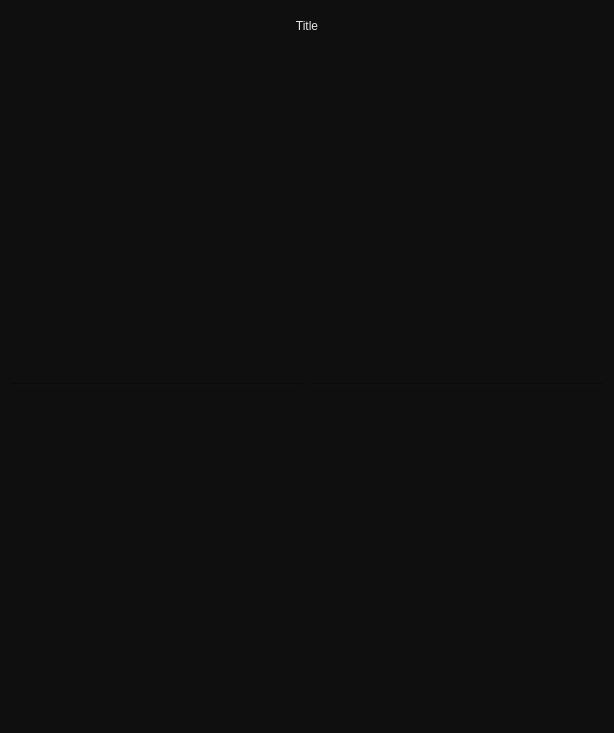
<?xml version="1.0" encoding="UTF-8"?>
<ui version="4.0">
 <class>ArmyLayout</class>
 <widget class="QWidget" name="ArmyLayout">
  <property name="geometry">
   <rect>
    <x>0</x>
    <y>0</y>
    <width>614</width>
    <height>733</height>
   </rect>
  </property>
  <property name="windowTitle">
   <string>Form</string>
  </property>
  <property name="styleSheet">
   <string notr="true">background-color: rgb(15, 15, 15);
font: 14pt &quot;Ancient Modern Tales&quot;;
color: rgb(230, 230, 230);</string>
  </property>
  <layout class="QGridLayout" name="gridLayout">
   <item row="0" column="0" colspan="2">
    <widget class="QLabel" name="lbl_title">
     <property name="maximumSize">
      <size>
       <width>16777215</width>
       <height>30</height>
      </size>
     </property>
     <property name="text">
      <string>Title</string>
     </property>
     <property name="alignment">
      <set>Qt::AlignCenter</set>
     </property>
    </widget>
   </item>
   <item row="1" column="0">
    <widget class="UnitLayout" name="wgt_unit_1_1" native="true"/>
   </item>
   <item row="1" column="1">
    <widget class="UnitLayout" name="wgt_unit_1_2" native="true"/>
   </item>
   <item row="2" column="0">
    <widget class="Line" name="line">
     <property name="orientation">
      <enum>Qt::Horizontal</enum>
     </property>
    </widget>
   </item>
   <item row="2" column="1">
    <widget class="Line" name="line_2">
     <property name="orientation">
      <enum>Qt::Horizontal</enum>
     </property>
    </widget>
   </item>
   <item row="3" column="0">
    <widget class="UnitLayout" name="wgt_unit_2_1" native="true"/>
   </item>
   <item row="3" column="1">
    <widget class="UnitLayout" name="wgt_unit_2_2" native="true"/>
   </item>
  </layout>
 </widget>
 <customwidgets>
  <customwidget>
   <class>UnitLayout</class>
   <extends>QWidget</extends>
   <header>ui/unit_layout.h</header>
   <container>1</container>
  </customwidget>
 </customwidgets>
 <resources/>
 <connections/>
</ui>
